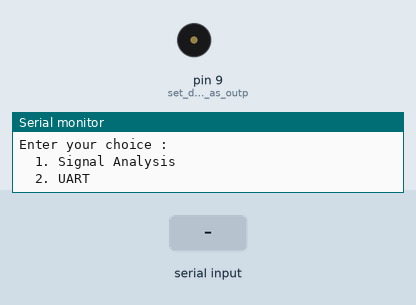
Simulated run of this sketch. Board: Arduino Uno, built with avr-gcc and run on an emulated ATmega328P. Shown: buzzer (waves = sounding), the last lines printed to the serial monitor. The inputs (shaded band) are chosen by the test bench.

Above: at 0.8 s.
0.9 s: "1" received over Serial
At 2.8 s:
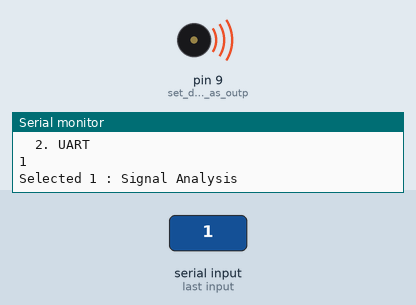
Timing chart, 0 to 9.9 s (numbered marks = the images above; inputs shaded):
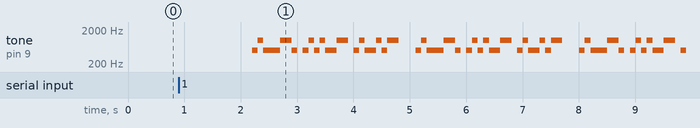

The sketch:

menu.ino
```cpp
int choice;
////////////////////////i2c Master and slave
#include <Wire.h>// Include Arduino Wire library for I2C
#define SLAVE_ADDR 9// Define Slave I2C Address
#define ANSWERSIZE 5// Define Slave answer size
#define HIGH_FREQ 1000 // define high frequency
#define LOW_FREQ 500 // define low frequency
////////////////////////i2cSlave
// Define string with response to Master
String answer = "N0St4ck_Buff3rs";
////////////////////////spiMaster and Slave
#include <SPI.h>
////////////////////////
String password = "admin123";
String message = "S3rial_P1n_4tt4ck";
String currentPassword = "";
bool finished = false;
String rx = "";
bool first = true;
//////////////////////////
void setup() {
  Serial.begin(9600);   // initialize serial communication at 9600 bits per second
  Serial.print("\nEnter your choice :\n  1. Signal Analysis \n  2. UART\n");
  pinMode(9, OUTPUT); // set digital pin 9 as output

  while(Serial.available()<=0){
    //donothing
    delay(1);
  }
  delay(100);
  choice = Serial.parseInt();
  Serial.println(choice);
  switch (choice) {
    case 1://custom signal
      Wire.begin();
      Serial.print("Selected ");
      Serial.print(choice);
      Serial.print(" : Signal Analysis");
      break;

    case 2://Uart
      Serial.print("Selected ");
      Serial.print(choice);
      Serial.print(" : UART");
      break;
  }

}

/////////////////////////////////////////////////////////////
void receiveEvent() {
  while (0 < Wire.available()) {// Read while data received
    byte x = Wire.read();
  }
  Serial.println("Receive event"); // Print to Serial Monitor
}

void requestEvent() {
  byte response[ANSWERSIZE];// Setup byte variable in the correct size
  for (byte i=0;i<ANSWERSIZE;i++) {// Format answer as array
    response[i] = (byte)answer.charAt(i);
  }
  Wire.write(response,sizeof(response)); // Send response back to Master
  Serial.println("Request event");// Print to Serial Monitor
}


/////////////////////////////////////////////////////////////////////////////////
void uartDefault(){
  Serial.println("UART Challenge loading...");
      Serial.begin(9600);
      while (!Serial) {
         // wait for serial port to connect. Needed for native USB port only
      }
      currentPassword = "";
      String m = message;
      Serial.println("I have confidential message. Pass ?");
      while(!finished) {
        if (currentPassword != password) {
          if (!first) {
            Serial.println("Wrong password");
            Serial.println("Try again");
            delay(50);
            currentPassword = "";
          }
          if (Serial.available() > 0) {
            rx = Serial.readString();
            currentPassword = currentPassword + rx;
            currentPassword.trim();
            Serial.println("Pass : " + currentPassword);
            delay(50);
            first = false;
            delay(2000);
          }
        }
        else{
          Serial.print("Well done! Message: ");
          Serial.print(m);
          Serial.print(" ");
          finished = true;
          exit;
        }
      }
}
/////////////////////////////////////////////////////////////////////////////////
void custompro(){
    String message = "FSK"; // the message to transmit
  String binary = ""; // binary representation of the message

  // convert message to binary
  for (int i = 0; i < message.length(); i++) {
    // convert character to binary and add leading zeros if necessary
    String binary_char = String(message[i], BIN);
    while (binary_char.length() < 8) {
      binary_char = "0" + binary_char;
    }
    binary += binary_char + ' ';
  }

  // modulate the signal
  for (int i = 0; i < binary.length(); i++) {
    if (binary[i] == '0') {
      tone(9, LOW_FREQ); // transmit low frequency
    } else if (binary[i] == '1')  {
      tone(9, HIGH_FREQ); // transmit high frequency
    }
    else{
      noTone(9);
    }
    delay(100); // delay for 100 ms
    noTone(9); // stop transmitting
  }
}
/////////////////////////////////////////////////////////////////////////////////

void loop() {
  digitalWrite(LED_BUILTIN, HIGH);  // turn the LED on (HIGH is the voltage level)
  delay(100);                      // wait for a second
  digitalWrite(LED_BUILTIN, LOW);   // turn the LED off by making the voltage LOW
  delay(100);

  switch (choice) {
    case 1:
      custompro();
      break;
    case 2:
      uartDefault();
      break;
  }

}
```
